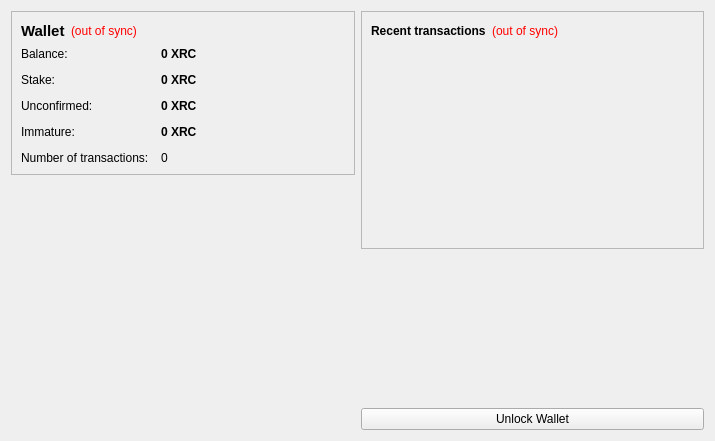
<?xml version="1.0" encoding="UTF-8"?>
<ui version="4.0">
 <class>OverviewPage</class>
 <widget class="QWidget" name="OverviewPage">
  <property name="geometry">
   <rect>
    <x>0</x>
    <y>0</y>
    <width>715</width>
    <height>441</height>
   </rect>
  </property>
  <property name="windowTitle">
   <string>Form</string>
  </property>
  <layout class="QHBoxLayout" name="horizontalLayout" stretch="1,1">
   <item>
    <layout class="QVBoxLayout" name="verticalLayout_2">
     <item>
      <widget class="QFrame" name="frame">
       <property name="frameShape">
        <enum>QFrame::StyledPanel</enum>
       </property>
       <property name="frameShadow">
        <enum>QFrame::Raised</enum>
       </property>
       <layout class="QVBoxLayout" name="verticalLayout_4">
        <item>
         <layout class="QHBoxLayout" name="horizontalLayout_4">
          <item>
           <widget class="QLabel" name="label_5">
            <property name="font">
             <font>
              <pointsize>11</pointsize>
              <weight>75</weight>
              <bold>true</bold>
             </font>
            </property>
            <property name="text">
             <string>Wallet</string>
            </property>
           </widget>
          </item>
          <item>
           <widget class="QLabel" name="labelWalletStatus">
            <property name="toolTip">
             <string>The displayed information may be out of date. Your wallet automatically synchronizes with the RhinoCoin network after a connection is established, but this process has not completed yet.</string>
            </property>
            <property name="styleSheet">
             <string notr="true">QLabel { color: red; }</string>
            </property>
            <property name="text">
             <string notr="true">(out of sync)</string>
            </property>
            <property name="alignment">
             <set>Qt::AlignLeading|Qt::AlignLeft|Qt::AlignVCenter</set>
            </property>
           </widget>
          </item>
          <item>
           <spacer name="horizontalSpacer_2">
            <property name="orientation">
             <enum>Qt::Horizontal</enum>
            </property>
            <property name="sizeHint" stdset="0">
             <size>
              <width>40</width>
              <height>20</height>
             </size>
            </property>
           </spacer>
          </item>
         </layout>
        </item>
        <item>
         <layout class="QFormLayout" name="formLayout_2">
          <property name="fieldGrowthPolicy">
           <enum>QFormLayout::AllNonFixedFieldsGrow</enum>
          </property>
          <property name="horizontalSpacing">
           <number>12</number>
          </property>
          <property name="verticalSpacing">
           <number>12</number>
          </property>
          <item row="0" column="0">
           <widget class="QLabel" name="label">
            <property name="text">
             <string>Balance:</string>
            </property>
           </widget>
          </item>
          <item row="0" column="1">
           <widget class="QLabel" name="labelBalance">
            <property name="font">
             <font>
              <weight>75</weight>
              <bold>true</bold>
             </font>
            </property>
            <property name="cursor">
             <cursorShape>IBeamCursor</cursorShape>
            </property>
            <property name="toolTip">
             <string>Your current balance</string>
            </property>
            <property name="text">
             <string notr="true">0 XRC</string>
            </property>
            <property name="textInteractionFlags">
             <set>Qt::LinksAccessibleByMouse|Qt::TextSelectableByKeyboard|Qt::TextSelectableByMouse</set>
            </property>
           </widget>
          </item>
          <item row="1" column="0">
           <widget class="QLabel" name="label_6">
            <property name="text">
             <string>Stake:</string>
            </property>
           </widget>
          </item>
          <item row="1" column="1">
           <widget class="QLabel" name="labelStake">
            <property name="font">
             <font>
              <weight>75</weight>
              <bold>true</bold>
             </font>
            </property>
            <property name="cursor">
             <cursorShape>IBeamCursor</cursorShape>
            </property>
            <property name="toolTip">
             <string>Total of coins that was staked, and do not yet count toward the current balance</string>
            </property>
            <property name="text">
             <string notr="true">0 XRC</string>
            </property>
            <property name="textInteractionFlags">
             <set>Qt::LinksAccessibleByMouse|Qt::TextSelectableByKeyboard|Qt::TextSelectableByMouse</set>
            </property>
           </widget>
          </item>
          <item row="2" column="0">
           <widget class="QLabel" name="label_3">
            <property name="text">
             <string>Unconfirmed:</string>
            </property>
           </widget>
          </item>
          <item row="2" column="1">
           <widget class="QLabel" name="labelUnconfirmed">
            <property name="font">
             <font>
              <weight>75</weight>
              <bold>true</bold>
             </font>
            </property>
            <property name="cursor">
             <cursorShape>IBeamCursor</cursorShape>
            </property>
            <property name="toolTip">
             <string>Total of transactions that have yet to be confirmed, and do not yet count toward the current balance</string>
            </property>
            <property name="text">
             <string notr="true">0 XRC</string>
            </property>
            <property name="textInteractionFlags">
             <set>Qt::LinksAccessibleByMouse|Qt::TextSelectableByKeyboard|Qt::TextSelectableByMouse</set>
            </property>
           </widget>
          </item>
          <item row="3" column="0">
           <widget class="QLabel" name="labelImmatureText">
            <property name="text">
             <string>Immature:</string>
            </property>
           </widget>
          </item>
          <item row="3" column="1">
           <widget class="QLabel" name="labelImmature">
            <property name="font">
             <font>
              <weight>75</weight>
              <bold>true</bold>
             </font>
            </property>
            <property name="toolTip">
             <string>Mined balance that has not yet matured</string>
            </property>
            <property name="text">
             <string notr="true">0 XRC</string>
            </property>
            <property name="textInteractionFlags">
             <set>Qt::LinksAccessibleByMouse|Qt::TextSelectableByKeyboard|Qt::TextSelectableByMouse</set>
            </property>
           </widget>
          </item>
          <item row="4" column="0">
           <widget class="QLabel" name="label_2">
            <property name="text">
             <string>Number of transactions:</string>
            </property>
           </widget>
          </item>
          <item row="4" column="1">
           <widget class="QLabel" name="labelNumTransactions">
            <property name="toolTip">
             <string>Total number of transactions in wallet</string>
            </property>
            <property name="text">
             <string notr="true">0</string>
            </property>
           </widget>
          </item>
         </layout>
        </item>
       </layout>
      </widget>
     </item>
     <item>
      <spacer name="verticalSpacer">
       <property name="orientation">
        <enum>Qt::Vertical</enum>
       </property>
       <property name="sizeHint" stdset="0">
        <size>
         <width>20</width>
         <height>40</height>
        </size>
       </property>
      </spacer>
     </item>
     <item>
      <widget class="QLabel" name="label_6">
       <property name="text">
        <string/>
       </property>
       <property name="pixmap">
        <pixmap resource="../bitcoin.qrc">:/images/backg</pixmap>
       </property>
       <property name="scaledContents">
        <bool>false</bool>
       </property>
       <property name="alignment">
        <set>Qt::AlignCenter</set>
       </property>
       <property name="margin">
        <number>-2</number>
       </property>
      </widget>
     </item>
    </layout>
   </item>
   <item>
    <layout class="QVBoxLayout" name="verticalLayout_3">
     <item>
      <widget class="QFrame" name="frame_2">
       <property name="frameShape">
        <enum>QFrame::StyledPanel</enum>
       </property>
       <property name="frameShadow">
        <enum>QFrame::Raised</enum>
       </property>
       <layout class="QVBoxLayout" name="verticalLayout">
        <item>
         <layout class="QHBoxLayout" name="horizontalLayout_2">
          <item>
           <widget class="QLabel" name="label_4">
            <property name="text">
             <string>&lt;b&gt;Recent transactions&lt;/b&gt;</string>
            </property>
           </widget>
          </item>
          <item>
           <widget class="QLabel" name="labelTransactionsStatus">
            <property name="toolTip">
             <string>The displayed information may be out of date. Your wallet automatically synchronizes with the RhinoCoin network after a connection is established, but this process has not completed yet.</string>
            </property>
            <property name="styleSheet">
             <string notr="true">QLabel { color: red; }</string>
            </property>
            <property name="text">
             <string notr="true">(out of sync)</string>
            </property>
            <property name="alignment">
             <set>Qt::AlignRight|Qt::AlignTrailing|Qt::AlignVCenter</set>
            </property>
           </widget>
          </item>
          <item>
           <spacer name="horizontalSpacer">
            <property name="orientation">
             <enum>Qt::Horizontal</enum>
            </property>
            <property name="sizeHint" stdset="0">
             <size>
              <width>40</width>
              <height>20</height>
             </size>
            </property>
           </spacer>
          </item>
         </layout>
        </item>
        <item>
         <widget class="QListView" name="listTransactions">
          <property name="styleSheet">
           <string notr="true">QListView { background: transparent; }</string>
          </property>
          <property name="frameShape">
           <enum>QFrame::NoFrame</enum>
          </property>
          <property name="verticalScrollBarPolicy">
           <enum>Qt::ScrollBarAlwaysOff</enum>
          </property>
          <property name="horizontalScrollBarPolicy">
           <enum>Qt::ScrollBarAlwaysOff</enum>
          </property>
          <property name="selectionMode">
           <enum>QAbstractItemView::NoSelection</enum>
          </property>
         </widget>
        </item>
       </layout>
      </widget>
     </item>
     <item>
      <spacer name="verticalSpacer_2">
       <property name="orientation">
        <enum>Qt::Vertical</enum>
       </property>
       <property name="sizeHint" stdset="0">
        <size>
         <width>20</width>
         <height>40</height>
        </size>
       </property>
      </spacer>
     </item>
     <item>
      <widget class="QPushButton" name="unlockWalletButton">
       <property name="text">
        <string>Unlock Wallet</string>
       </property>
      </widget>
     </item>
    </layout>
   </item>
  </layout>
 </widget>
 <resources>
  <include location="../bitcoin.qrc"/>
 </resources>
 <connections/>
</ui>
